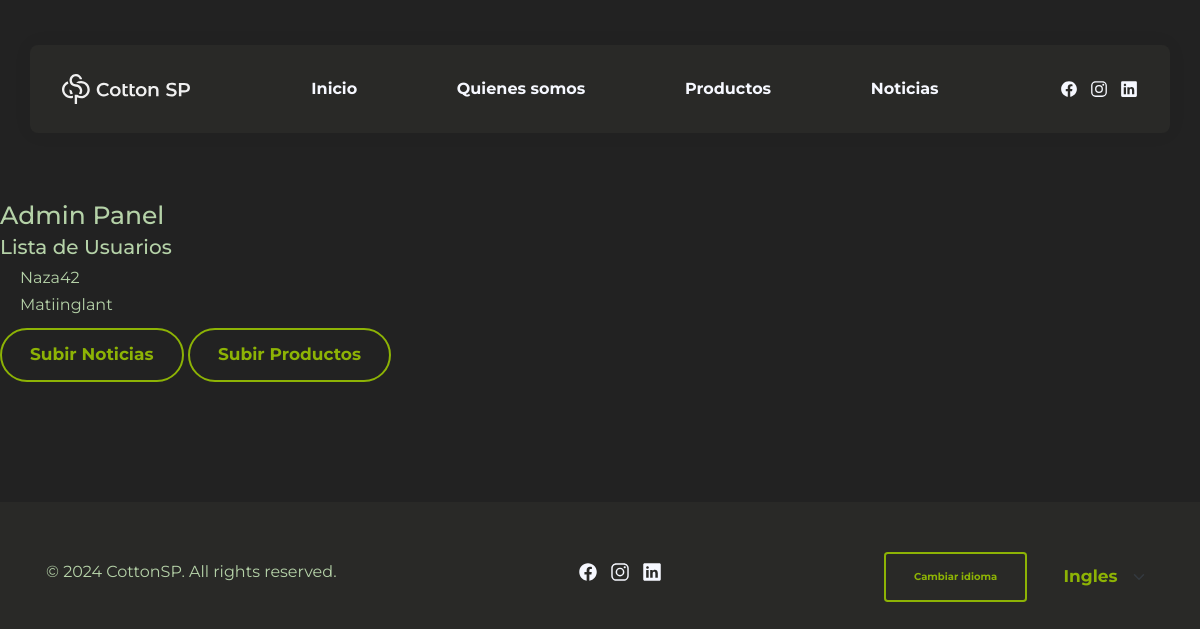
/usuarios/admin_panel, run on an earlier commit of the app's database.
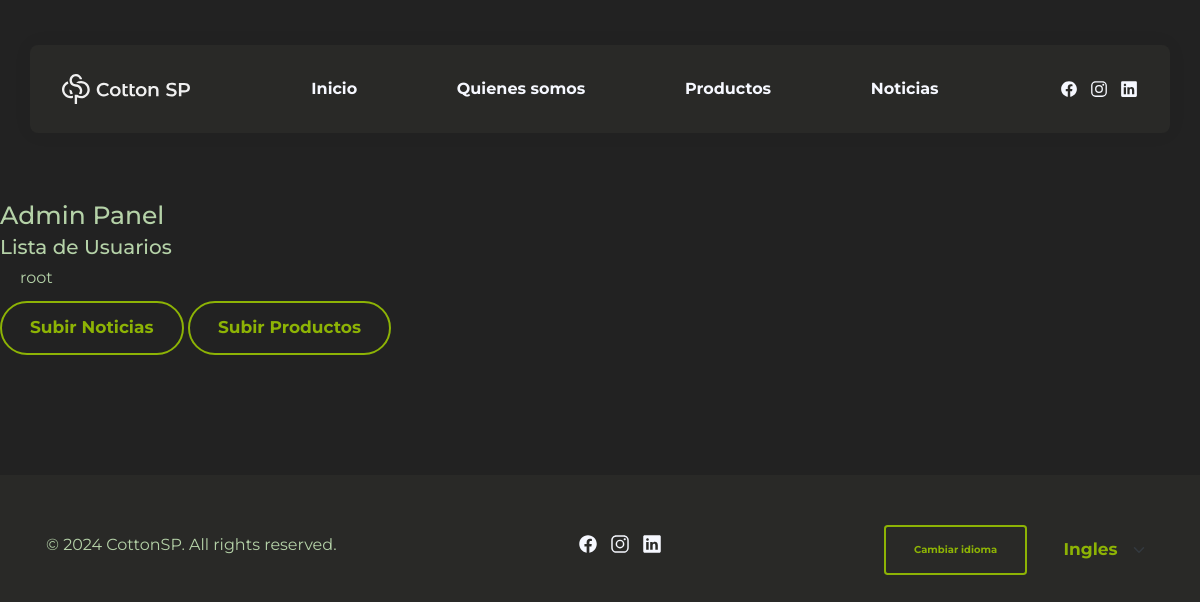
And on a later commit of the database.
### usuarios/models.py (models this page shows, shortened)
class Usuario(AbstractUser):
    imagen = models.ImageField(upload_to='usuarios', default='default-user.jpg')
    USUARIO_COLABORADOR = 'Colaborador'
    USUARIO_VISITANTE = 'Visitante'
    USUARIO_MIEMBRO = 'Miembro'
    USUARIO_SUPER = 'Superusuario'
    TIPOS_DE_USUARIO = [
        (USUARIO_COLABORADOR, 'Colaborador'), #is_superuser=False, is_staff=True
        (USUARIO_VISITANTE, 'Visitante'), #no es nada / no aparece en la base de datos
        (USUARIO_MIEMBRO, 'Miembro'), #is_superuser=False, is_staff=False
        (USUARIO_SUPER, 'Superusuario'), #is_superuser=True, is_staff=True
    ]
    tipo_usuario = models.CharField(max_length=20, choices=TIPOS_DE_USUARIO, default=USUARIO_MIEMBRO)

### usuarios/views.py (the view)
# urls.py: path('admin_panel', views.admin_panel, name='admin_panel'),
def admin_panel(request):
    users = Usuario.objects.all()
    return render(request, 'usuarios/admin_panel.html', {'users': users})

### templates/usuarios/admin_panel.html (shortened to what this page needs)
{% extends 'base.html' %}
{% load static %}
{% block contenido %}
<section class="section hero">
    <body>
        <h1>Admin Panel</h1>
        <h2>Lista de Usuarios</h2>
        <ul>
            {% for user in users %}
                <li>{{ user.username }}</li>
            {% endfor %}
        </ul>
        <div>
            <a class="btn"  href="{% url 'noticias:addnoticia' %}">Subir Noticias</a>
            <a class="btn" href="{% url 'cargar_producto' %}">Subir Productos</a>
        </div>
    </body>
</section>
{% endblock contenido  %}

What changed in the data, as far as the page shows it:
removed Usuario: username "Naza42"
removed Usuario: username "Matiinglant"
added Usuario: username "root"
